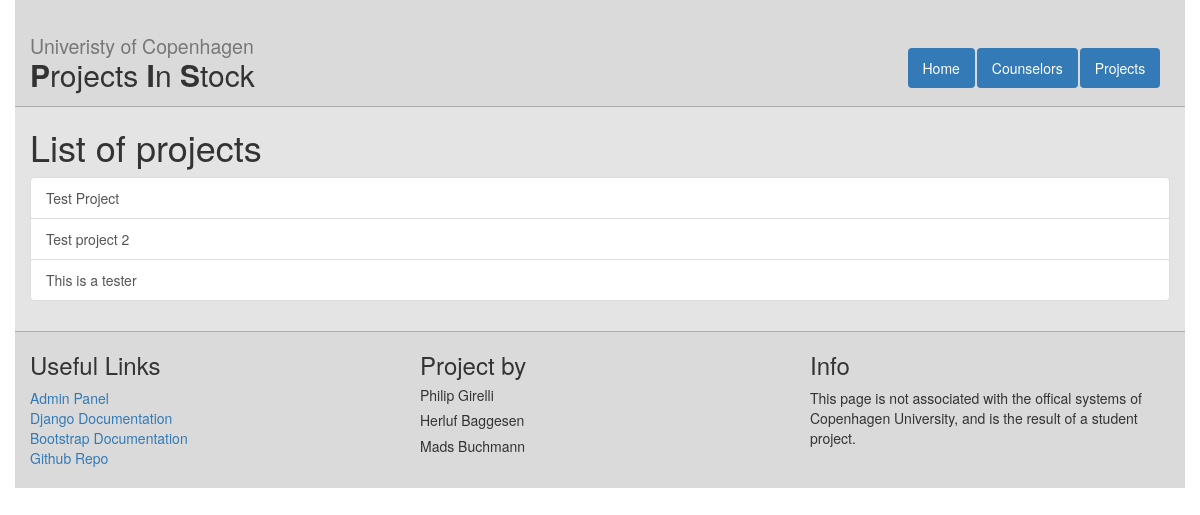
The app's page /projects with its own data.
### web/models.py (models this page shows, shortened)
class Project(models.Model):
    title = models.CharField(max_length = 120) #120 is up for discussion
    description = models.TextField()
    timestamp = models.DateTimeField(auto_now = False, auto_now_add = True)
    degree_choices = (('BSc','Bachelor'),('MS','Masters'))
    degree = models.CharField(max_length = 5, choices = degree_choices, default='BSc')
    topic = models.CharField(max_length = 120) #120 is up for discussion

### web/views.py (the view)
# urls.py: url(r'^projects$', views.project_list, name="project_list"),
def project_list(request):
    projects = Project.objects.all()
    context = {
        "project_list":projects,
        }
    return render(request,"web/project_list.html", context)

### web/templates/web/project_list.html
{%extends "web/master.html" %}
{% block content%}
  <h1>List of projects</h1>
  <div class="list-group">
    {% for prj in project_list %}
    <a class="list-group-item" href="{% url 'project_detail' prj.id %}">{{prj.title}}</a>
    {% endfor %}
  </div>
{%endblock%}

### web/static/web/style.css (style rules this page uses)
html, body { height : 100%; }

### records on screen
Project: title "Test Project"
Project: title "Test project 2"
Project: title "This is a tester"
